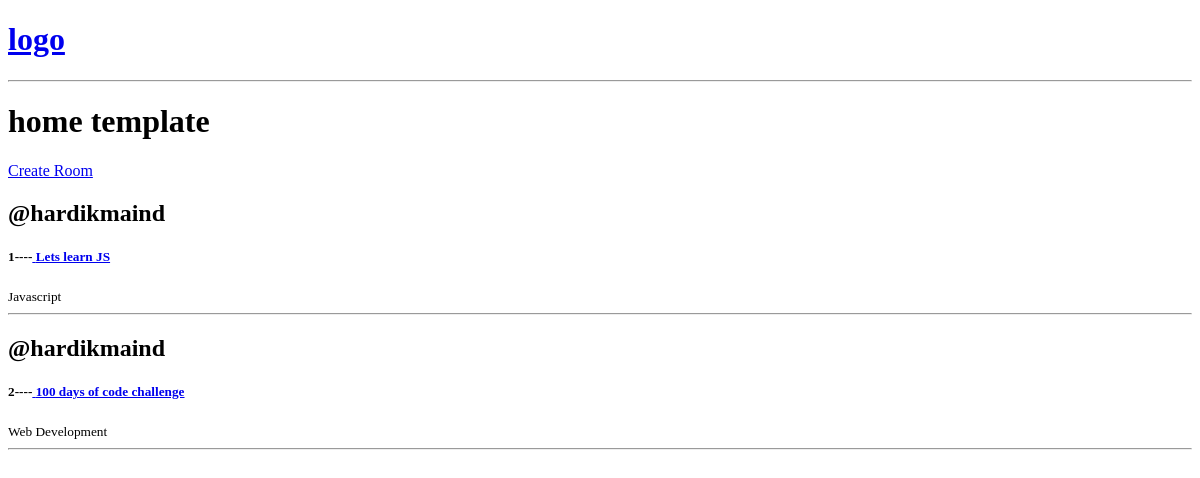
Before: / with the older database file.
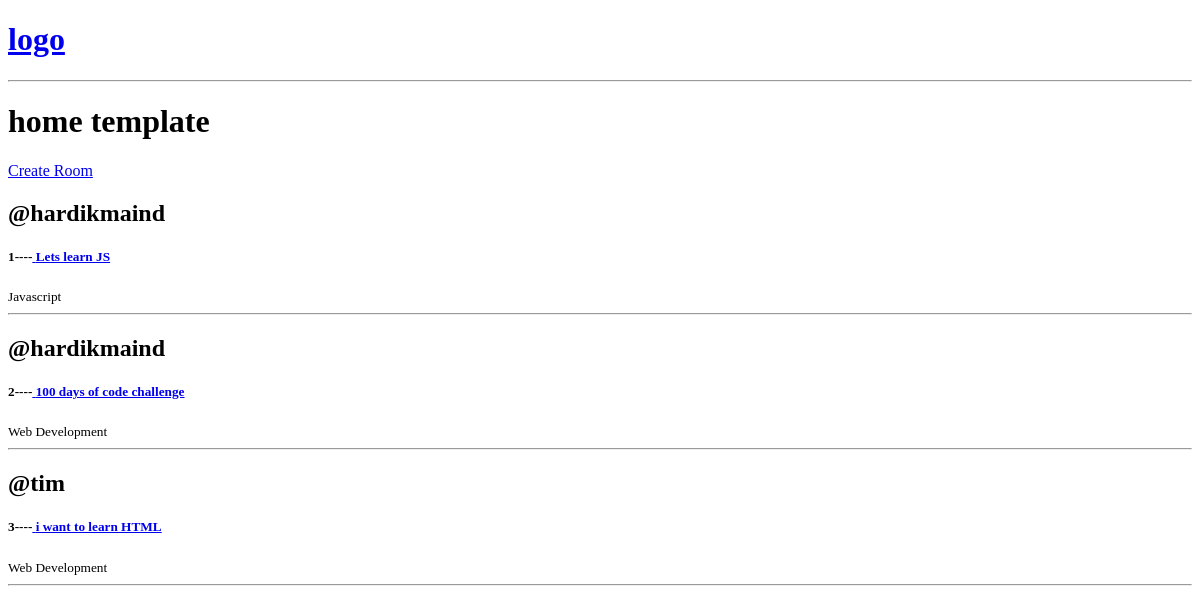
After: the same page with the newer database file.
### base/models.py (models this page shows, shortened)
class Room(models.Model):
    name=models.CharField( max_length=200)  #here null is set to false by default. this means is ..the database cannot have the instance of this model without having this value something in it
    description=models.TextField(null=True ,blank=True)      #edar bydefault null ki value false rehti isliye aoan ne specify kiya hain ki null ki value true rahe. here it means that null is allowed
    updated=models.DateTimeField(auto_now=True)   #this is gonna take the snapshot of any time,this model instace was updated,so any time we run teh save mehod to update this model or this specifi table or item...this is going to take a time stamp. here we want the date and the time field it happend. here auto_now =true means that every time the save method is called this is going to take tha sanpshot automatically
    created=models.DateTimeField(auto_now_add=True)
    topic=models.ForeignKey(Topic,null=True ,on_delete=models.SET_NULL)       #this is a one to many relationship...and in bracket there is the model we are relating to. i.e parent model topic . incase topic is deleted then the room will be set to null, idont want to delete the room..i just want to set it to null. and if this value is set to null then we have to allow in the database that this value can be null. so we have to specify null=True
    host=models.ForeignKey(User,null=True ,on_delete=models.SET_NULL)

class Topic(models.Model):
    name=models.CharField(max_length=200)

### base/views.py (the view)
# urls.py: path('', views.home,name="home"),   #when the user goes to the home page, the home function is called..which is in the views.py file
def home(request):
    rooms=Room.objects.all()    #this is how we query the database. we are getting all the objects from the Room model. we are storing it in a variable called rooms. this is a list of objects. we can iterate through this list and get the objects one by one.
    context={'rooms':rooms} #this is a context dictionary....now here the rooms will be from the database and not from the above rooms list.
    return render(request,'base/home.html',context)             #base/home.html is the path to the home.html file. we dont need to add the template folder as django knows that it is in the template folder automatically.

### base/templates/base/home.html
{% extends 'main.html' %} {% block content %}
<h1>home template</h1>
<div>
  <a href="{% url 'create-room' %}">Create Room</a>
  <div>
    {% for room in rooms %}
    <div>
      <h2>
        <span>@{{room.host.username}}</span>
       <h5> {{room.id}}----<a href="{% url 'room' room.id %}"> {{room.name}}</a>  </h5>
       <small> {{room.topic.name}} </small>
       <hr>
      </h2>
    </div>
    {% endfor %}
  </div>
</div>
{% endblock %}

Changed rows visible on the page:
added Room: host.username "tim", id "3", name "i want to learn HTML", topic.name "Web Development"
